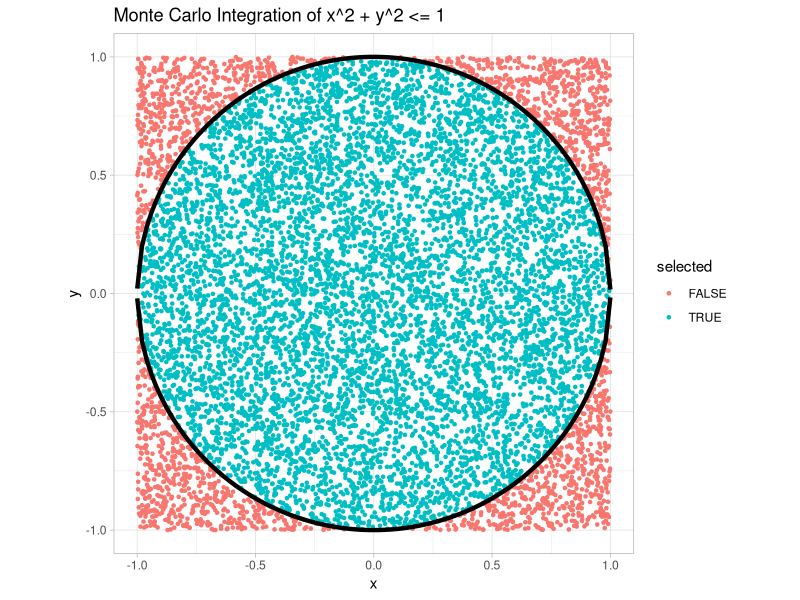

Write the R code that produced this figure.
# HW10: Monte Carlo Integration
#
# In this exercise, we will walk you through the process of using Monte Carlo
# method to approximate complicated integrals. There are three independent parts
# in this exercise: 1-2, 3-5 and 6-7.
# We suggest the functions you can use to create the tibbles and the plots, but
# you are free to use the methods you are the most comfortable with.
# Make sure that the outputs look exactly like the ones you are supposed to create.
#
# Throughout the exercise:
#    - Use `%>%` to structure your operations.
#    - Use `theme_light()` for the plots.
#    - Do NOT use `for`, `while` or `repeat` loops.
#    - When defining functions, you do not need to follow the exact process as
#      suggested by the instructions. However, make sure you are using the same
#      parameter settings, inputs and outputs in order to pass the test.
#
# 1. Load the package `tidyverse`.
#    Let X ~ Cauchy(0, 1) be a standard Cauchy random variable.
#    We would like to approximate the probability P(X > 2), i.e., the integral
#    of g(x) = `1 / (pi * (1 + x^2))` over x from 2 to inf.
#    First, let's compute the exact probability as a reference using `pcauchy()`
#    and store the result as a float `p1`.
#    Next, we will use Monte Carlo (MC) method to estimate the integral.
#    Consider f(x) as the p.d.f for Cauchy(0, 1). Then g(x) / f(x) is an
#    indicator function 1(X > 2).
#       - Create an integer `n` as `1e4`.
#       - Set the seed to `0` using `set.seed()`.
#         Store the seed `.Random.seed` as a vector `seed` of length 626.
#       - Draw `n` i.i.d. samples from Cauchy(0, 1) using `rcauchy()`.
#         Store the result as a vector `x_cauc`.
#       - Define a function `g_over_f1_cauc` that
#         - Takes an input vector `x`.
#         - Returns a vector that maps `x[i]` to `TRUE` if `x[i] > 2` and
#           `FALSE` otherwise.
#       - Compute the MC estimator and its standard error using `g_over_f1_cauc`.
#         Store the results as a vector `est1_cauc` of the form c(estimate, se).
#    To check your result,
#       - `g_over_f1_cauc(x1_cauc)[1:5]` prints to:
#         [1] FALSE FALSE  TRUE FALSE FALSE
#       - `round(est1_cauc, 4)` prints to:
#         [1] 0.1500 0.0036
## Do not modify this line!
library(tidyverse)
p1 <- 1-pcauchy(2)
n <- 1e4 
set.seed(0)
seed <- .Random.seed
x1_cauc <- rcauchy(n)
g_over_f1_cauc <- function(x) return(x>2)
a <- g_over_f1_cauc(x1_cauc)
est1_cauc <- c(mean(a), sqrt(var(a)/n))

# 2. To improve the precision of our estimator, we will use importance sampling.
#    Essentially, we want to decrease cases sampled out of `[2, inf)` to reduce
#    the variance of the estimator.
#    Consider X ~ Uniform(0, 2) with f(x) = 1 / 2.
#    Given that the Cauchy distribution is symmetric, we can write
#       - P(X > 2) = 1 - P(X < 2)
#                  = 0.5 - the integral of g(x) over x from 0 to 2.
#    Then, with f(x) = 1 / 2 and g(x) / f(x) = 2 / (pi * (1 + x^2)):
#       - Set the seed to `0` using `set.seed()`.
#         Store the seed `.Random.seed` as a vector `seed` of length 626.
#       - Draw `n` i.i.d. samples from Uniform(0, 2) using `runif()`.
#         Store the result as a vector `x2_cauc`.
#       - Define a function `g_over_f2_cauc` that
#         - Takes an input vector `x`.
#         - Returns a vector that maps `x[i]` to `g(x[i]) / f(x[i])`.
#       - Compute the MC estimator and its standard error using `g_over_f2_cauc`.
#         Note that you should use 0.5 - mean(g(x) / f(x)) as we have rewritten
#         the integral.
#         Store the results as a vector `est2_cauc` of the form c(estimate, se).
#    To check your result,
#       - `g_over_f2_cauc(x2_cauc)[1:5]` prints to:
#         [1] 0.1509915 0.4965913 0.4096903 0.2752779 0.1480730
#       - `round(est2_cauc, 4)` prints to:
#         [1] 0.1473 0.0017
#    We can see that `est2_cauc` is closer to `p1` with a reduced variance.
## Do not modify this line!
set.seed(0)
seed <- .Random.seed
x2_cauc <- runif(n, 0, 2)
g <- function(x) 1/(pi*(1+x^2))
g_over_f2_cauc <- function(x){
  return(2*g(x))
}

est2_cauc <- c((0.5-mean(g_over_f2_cauc(x2_cauc))),sqrt(var(0.5-g_over_f2_cauc(x2_cauc))/n))


# 3. Estimate the integral of `g(x) = exp(-x^2)` over x from 0 to 1.
#    First, let's compute the exact probability as a reference. We can show that
#    the integral = sqrt(pi) * P(0 < X < 1) when X ~ N(0, 1 / sqrt(2)).
#    Create a float `p2` to store the exact result using `pnorm()`.
#    Next, we will use MC to estimate the integral.
#    Consider X ~ Uniform(0, 1) with f(x) = 1. Then g(x) / f(x) = g(x).
#       - Create an integer `n` as `1e3`.
#       - Set the seed to `0` using `set.seed()`.
#         Store the seed `.Random.seed` as a vector `seed` of length 626.
#       - Draw `n` i.i.d. samples from Uniform(0, 1) using `runif()`.
#         Store the result as a vector `x_exp`.
#       - Define a function `g_over_f_exp` that
#         - Takes an input vector `x`.
#         - Returns a vector that maps `x[i]` to `g(x[i])`.
#       - Compute the MC estimator and its standard error using `g_over_f_exp`.
#         Store the results as a vector `est1_exp` of the form c(estimate, se).
#    To check your result,
#       - `g_over_f_exp(x_exp)[1:5]` prints to:
#         [1] 0.4475058 0.9319325 0.8706840 0.7202471 0.4383045
#       - `round(est1_exp, 4)` prints to:
#         [1] 0.7469 0.0064
## Do not modify this line!
p2 <- sqrt(pi)*(pnorm(1,0,1/sqrt(2))-pnorm(0,0,1/sqrt(2)))
n <- 1e3
set.seed(0)
seed <- .Random.seed
x_exp <- runif(n)
g_over_f_exp <- function(x) exp(-x^2)

est1_exp <- c(mean(g_over_f_exp(x_exp)),sqrt(var(g_over_f_exp(x_exp))/n))
# 4. To improve the precision of our estimator, we will first try antithetic
#    variates.
#    Consider X ~ Uniform(0, 1). Then X and 1 - X are antithetic variates.
#       - Compute the MC estimator and its standard error from `x_exp` and
#         `1 - x_exp` using `g_over_f_exp`.
#         Store the results as a vector `est2_exp` of the form c(estimate, se).
#       - Compute the correlation between g(x) and g(1 - x) using `cor()`.
#         Store the result as a float `cor1_exp`.
#    To check your result,
#       - `round(est2_exp, 4)` prints to:
#         [1] 0.7469 0.0009
#       - `round(cor1_exp, 4)` prints to
#         [1] -0.9595
#    We can see that the new estimator is more accurate with a reduced variance,
#    and the correlation between the antithetic variates is negative as expected.
## Do not modify this line!
g_over_f_anti_exp <- function(x) exp(-(1-x)^2)
estimate<-mean(c(g_over_f_exp(x_exp),g_over_f_anti_exp(x_exp)))
se <- sqrt(var(g_over_f_exp(x_exp)+g_over_f_anti_exp(x_exp))/(4*n))
est2_exp <- c(estimate, se)
cor1_exp<- cor(g_over_f_exp(x_exp),g_over_f_anti_exp(x_exp))
# 5. Next, we will try control variates to improve precision.
#    Consider the control variate h(x) = -x^2.
#       - Define a function `h` that
#         - Takes an input vector `x`.
#         - Returns a vector that maps `x[i]` to `h(x[i])`, where `h(x) = -x^2`.
#       - Create a float `c` by `-cov(g(x), h(x)) / var(h(x))`.
#       - Given that the integral of h(x) over x in [0, 1] is `- 1 / 3`, compute
#         the MC estimator and its standard error from `x_exp` using
#         `g_over_f_exp` and `h`.
#         Store the results as a vector `est3_exp` of the form c(estimate, se).
#       - Compute the correlation between g(x) and h(x) using `cor()`.
#         Store the result as a float `cor2_exp`.
#    To check your result,
#       - `h(x_exp)[1:5]` prints to:
#         [1] -0.80406587 -0.07049485 -0.13847620 -0.32816098 -0.82484139
#       - `round(est3_exp, 4)` prints to:
#         [1] 0.7473 0.0008
#       - `round(cor2_exp, 4)` prints to
#         [1] 0.9924
#    We can see that the new estimator is more accurate with a reduced variance,
#    and the correlation between `exp(-x^2)` and `-x^2` is large as expected.
## Do not modify this line!
h <- function(x) -x^2
c <- -cov(exp(-x_exp^2),h(x_exp))/var(h(x_exp))
estimate <- mean(g_over_f_exp(x_exp)+c*(h(x_exp)+1/3))
se <- sqrt(var(g_over_f_exp(x_exp)+c*(h(x_exp)+1/3))/n)
est3_exp <- c(estimate,se)
cor2_exp <- cor(exp(-x_exp^2),h(x_exp))
# 6. Compute the area of A = {(x, y): x^2 + y^2 <= 1}.
#    In other words, estimate the double integral of g(x, y) = 1 over x and y,
#    when the integration domain is restricted to A.
#    We know that A is a circle centered at the origin with radius = 1, so its
#    area would be pi, but let's perform a MC integration for practice.
#    Consider two independent random variables X ~ Uniform(-1, 1) and
#    Y ~ Uniform(-1, 1), with joint p.d.f.:
#       - f(x, y) = 1 / 4, for -1 <= x <= 1 and -1 <= y <= 1.
#    Then g(x, y) / f(x, y) is 4 * 1(x^2 + y^2 <= 1), where 1(x^2 + y^2 <= 1)
#    is an indicator function.
#       - Create an integer `n` as `1e4`.
#       - Set the seed to `0` using `set.seed()`.
#         Store the seed `.Random.seed` as a vector `seed_x` of length 626.
#       - Draw `n` i.i.d. samples from Uniform(-1, 1) using `runif()`.
#         Store the result as a vector `x_circ`.
#       - Set the seed to `1` using `set.seed()`.
#         Store the seed `.Random.seed` as a vector `seed_y` of length 626.
#       - Draw `n` i.i.d. samples from Uniform(-1, 1) using `runif()`.
#         Store the result as a vector `y_circ`.
#       - Define a function `g_over_f_circ` that
#         - Takes input vectors `x` and `y`.
#         - Returns a vector that maps `(x[i], y[i])` to `4` if
#           `(x[i])^2 + (y[i])^2 <= 1` and `0` otherwise.
#       - Compute the MC estimator and its standard error using `g_over_f_circ`.
#         Store the results as a vector `est_circ` of the form c(estimate, se).
#    To check your result,
#       - `g_over_f_circ(x_circ, y_circ)[1:5]` prints to
#         [1] 4 4 4 4 0
#       - `round(est_circ, 4)` prints to:
#         [1] 3.1068 0.0167
## Do not modify this line!
n <- 1e4
set.seed(0)
seed_x <- .Random.seed
x_circ <- runif(n, -1, 1)
set.seed(1)
seed_y <- .Random.seed
y_circ <- runif(n, -1, 1)
g_over_f_circ <- function(x, y) ifelse(x^2+y^2<=1,4,0)
est_circ <- c(mean(g_over_f_circ(x_circ, y_circ)),sqrt(var(g_over_f_circ(x_circ, y_circ))/n))

# 7. Our final step is to visualize the MC integration.
#    (1) Create a tibble `circ` of size 10000 x 3 with columns `x_circ`,
#        `y_circ` and `selected`, where `selected` is a boolean column indicating
#        whether the pair (x_circ, y_circ) is in the circle `x^2 + y^2 <= 1`.
#        To do this, you can use:
#           - `tibble()` to create a tibble from `x_circ` and `y_circ`.
#           - `mutate()` to add a column `selected`, by applying `g_over_f_circ`
#             to `x_circ` and `y_circ` and checking if the values equal 4.
#        To check your result, `circ` prints to:
#          x_circ y_circ selected
#           <dbl>  <dbl> <lgl>
#        1  0.793 -0.469 TRUE
#        2 -0.469 -0.256 TRUE
#        3 -0.256  0.146 TRUE
#        4  0.146  0.816 TRUE
#        5  0.816 -0.597 FALSE
#        # … with 9,995 more rows
#    (2) Draw a scatterplot for `y_circ` vs. `x_circ`. Color the scatterplot by
#        `selected`.
#        To do this, you can use:
#           - `ggplot()` to initialize a ggplot object and specify variables to plot.
#           - `geom_point()` to draw the scatterplot, setting `shape = 20`.
#           - `stat_function` to plot
#             - The upper circle `function(x) sqrt(1 - x^2)`, setting `size = 1.5`.
#             - The lower circle `function(x) -sqrt(1 - x^2)`, setting `size = 1.5`.
#           - `coord_fixed()` to fix the aspect.
#           - `labs()` to format the labels such that:
#             - `title = "Monte Carlo Integration of x^2 + y^2 <= 1"`
#             - `x = "x"`
#             - `y = "y"`
#        Store the plot as a ggplot object `g`.
## Do not modify this line!
circ <- tibble(x_circ=x_circ,y_circ=y_circ)%>%
  mutate(selected= g_over_f_circ(x_circ, y_circ)==4)
g <- ggplot(circ)+
  geom_point(aes(x_circ,y_circ,color=selected),shape=20)+
  stat_function(aes(x_circ,y_circ),fun = ~sqrt(1-.x^2),size=1.5)+
  stat_function(aes(x_circ,y_circ),fun = ~-sqrt(1-.x^2),size=1.5)+
  coord_fixed()+
  labs(title = "Monte Carlo Integration of x^2 + y^2 <= 1",
       x="x",
       y="y")+
  theme_light()
g

